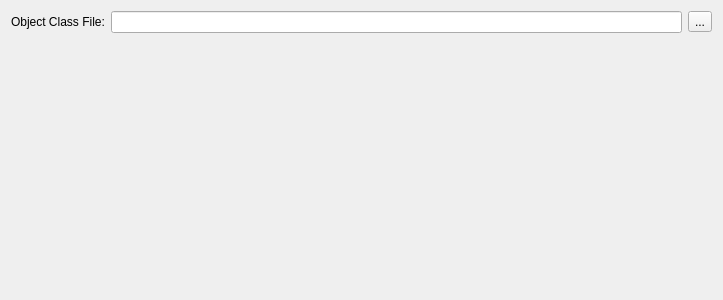
<?xml version="1.0" encoding="UTF-8"?>
<ui version="4.0">
 <class>SettingsWidget</class>
 <widget class="QWidget" name="SettingsWidget">
  <property name="geometry">
   <rect>
    <x>0</x>
    <y>0</y>
    <width>723</width>
    <height>300</height>
   </rect>
  </property>
  <property name="windowTitle">
   <string>Settings</string>
  </property>
  <layout class="QGridLayout" name="gridLayout_2">
   <item row="0" column="0">
    <layout class="QGridLayout" name="gridLayout">
     <item row="0" column="0">
      <widget class="QLabel" name="label">
       <property name="text">
        <string>Object Class File:</string>
       </property>
      </widget>
     </item>
     <item row="0" column="1">
      <widget class="QLineEdit" name="objClassPath"/>
     </item>
     <item row="0" column="2">
      <widget class="QToolButton" name="openObjectClassFile">
       <property name="text">
        <string>...</string>
       </property>
       <property name="icon">
        <iconset resource="Thoth.qrc">
         <normaloff>:/Thoth/Resources/img/ic-folder-open.png</normaloff>:/Thoth/Resources/img/ic-folder-open.png</iconset>
       </property>
      </widget>
     </item>
    </layout>
   </item>
   <item row="1" column="0">
    <spacer name="verticalSpacer">
     <property name="orientation">
      <enum>Qt::Vertical</enum>
     </property>
     <property name="sizeHint" stdset="0">
      <size>
       <width>20</width>
       <height>249</height>
      </size>
     </property>
    </spacer>
   </item>
  </layout>
 </widget>
 <layoutdefault spacing="6" margin="11"/>
 <resources>
  <include location="Thoth.qrc"/>
 </resources>
 <connections/>
</ui>
